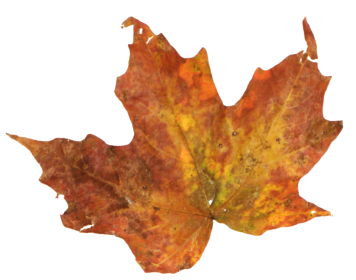
#> input picture 1_svd/figs/leaves_356x280/main/leaf001.png, 356 x 280 px, given in place of leaf000.png, which was not available
$ jupyter execute --allow-errors eigenleaf.ipynb   (shell and % lines are left out)   (text cells are left out)
#> lines starting #> are read from the running program, lines starting #| are printed output that depends on the picture; pictures that were not available may be replaced by others from this repository, and a replacement may not be noted
[cell 1]
# Necessity libraries
import numpy as np
import matplotlib.pyplot as plt
from skimage.io import imread
from copy import deepcopy

# Optional: a library for plotting with LaTeX-like
# styles nicer formatted figures
# Warning: need to have LaTeX installed
import scienceplots
plt.style.use(['science'])

[cell 2]
def load_image(fname):
    """Load an image from file and normalize RGB pixel values to [0,1].
    Input:
        fname: string, path to the image file
    Output:
        p: a 3D numpy array of shape (m,n,3) representing the RGB image
    """
#> called with fname = 'figs/leaves_534x420/main/leaf000.png'
    A = imread(fname)
#> A is the input picture: shape (280, 356, 3); mean R, G, B 223.2, 187.8, 162.6
    p = A.astype(np.float64)/255.
    return p

[cell 3]
def rgb2cmy(p):
    """Convert an RGB image to CMY color space.
    Input:
        p: a 3D numpy array of shape (m,n,3) representing an RGB image
    Output:
        s: a 3D numpy array of shape (m,n,3) representing the CMY image
    """
    s = 1 - p
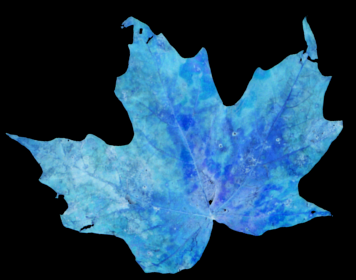
#> s: shape (280, 356, 3) float64; mean R, G, B 0.125, 0.263, 0.362
    return s

def cmy2rgb(s):
    """Convert a CMY image to RGB color space.
    Input:
        s: a 3D numpy array of shape (m,n,3) representing a CMY image
    Output:
        p: a 3D numpy array of shape (m,n,3) representing the RGB image
    """
    p = 1 - s
    return p

[cell 4]
# Select case: 0 (large), 1 (medium), 2 (small)
case = 1
# Set image dimensions and total images
(m, n) = [(712, 560), (534, 420), (356, 280)][case]
# Length of the column vectorized image
sz = m*n*3
dimstr = "%dx%d" % (m, n)
nleaf = 143

# Initialize matrices, and fill with leaf data
A = np.zeros((sz, nleaf))  # this will be our mean-subtracted data matrix (in CMY)
Sbar = np.zeros((sz))  # average leaf (in CMY)

# Loop over all leaf images
#> (the rest of this cell did not finish here and is left out)

[cell 5]
# Reshape the average leaf to (m,n,3) for plotting
# and convert back to RGB for display
Pbar = cmy2rgb(Sbar.reshape((n, m, 3)))

fig, ax = plt.subplots(figsize=(2, 2), dpi=300)
ax.imshow(Pbar)
ax.set_title('Average leaf', fontsize=9)
# Prettify
ax.axis('equal')
ax.set_xticks([])
ax.set_yticks([])
ax.set_xticklabels([])
ax.set_yticklabels([])

plt.savefig("results/eigenleaf_average_%s.pdf" % dimstr, bbox_inches='tight', transparent=True)
plt.show()

[cell 6]
# Subtract average leaf from all leaves
for i in range(nleaf):
    A[:, i] -= Sbar

# Reduced SVD
U, s, Vt = np.linalg.svd(A, full_matrices=0)
# Optional save of first 16 left singular vectors
# np.save('results/svd'+dimstr, U[:,0:16])

[cell 7]
def positive_component(u):
    """Return the positive component of a left singular vector.
    Input:
        u: column vector (left singular vector)
    Output:
        up: positive component of u
    """
    up = np.zeros_like(u) # initialize positive component
    dj = np.amax(u) # maximum value in u
    # Compute positive component
    up = u / dj
    up[up < 0.] = 0. # cap values at 0
    up[up > 1.] = 1. # cap values at 1

    return up

[cell 8]
def negative_component(u):
    """Return the negative component of a left singular vector.
    Input:
        u: column vector (left singular vector)
    Output:
        up: negative component of u
    """
    un = np.zeros_like(u) # initialize negative component
    cj = np.amin(u) # maximum value in u
    # Compute negative component
    un = u / cj
    un[un < 0.] = 0. # cap values at 0
    un[un > 1.] = 1. # cap values at 1

    return un

[cell 9]
# Number of singular vectors to plot
num_vectors = 3

fig, axes = plt.subplots(2, num_vectors, figsize=(3, 2), dpi=300)

for i in range(num_vectors):
    u = U[:, i] # left singular vector

    # Positive components
    up = positive_component(u)
    # Reshape the singular vector to (m, n, 3) for plotting
    # and convert back to RGB for display
    axes[0, i].imshow(cmy2rgb(up.reshape((n, m, 3))))

    # Negative components
    un = negative_component(u)
    # Reshape the singular vector to (m, n, 3) for plotting
    # and convert back to RGB for display
    axes[1, i].imshow(cmy2rgb(un.reshape((n, m, 3))))

# Formatting
axes[0, 0].set_ylabel('$\mathbf{u}_j^P$', fontsize=9)
axes[1, 0].set_ylabel('$\mathbf{u}_j^N$', fontsize=9)
axes[1, 0].set_xlabel('$j=1$', fontsize=9)
axes[1, 1].set_xlabel('$j=2$', fontsize=9)
axes[1, 2].set_xlabel('$j=3$', fontsize=9)

# Prettify
for ax in axes.flatten():
    ax.axis('equal')
    ax.set_xticks([])
    ax.set_yticks([])
    ax.set_xticklabels([])
    ax.set_yticklabels([])

plt.tight_layout()
# plt.savefig("results/eigenleaf_3pc_%s.pdf" % dimstr, bbox_inches='tight', transparent=True)
plt.show()
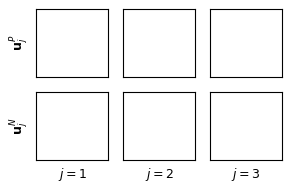
#> figure drawn by matplotlib, 6 panels

[cell 10]
def projection(T, r, Sbar, U):
    """Project image T onto rank r approximation.
    Input:
        T: input image (column vector)
        r: target rank
        Sbar: average leaf
        U: left singular vectors
    Output:
        Tr: rank r approximation of T
    """
    TminusSbar = T - Sbar
    proj_T = deepcopy(Sbar) # initialize projection column vector
    # Note: We cannot use U @ U.T @ TminusSbar directly U @ U.T is too large
    for j in range(r):
        uj = U[:, j]
        coeff = uj.T @ TminusSbar
        proj_T += coeff * uj

    return proj_T

[cell 11]
ranks = [1, 2, 4, 8, 16]
leafids = [14, 33, 87, 140]

fig, axes = plt.subplots(len(leafids), len(ranks)+1, figsize=(6, 4), dpi=300)
#> (the rest of this cell did not finish here and is left out)

#> call 2 of load_image, with fname = 'figs/leaves_534x420/main/leaf014.png'
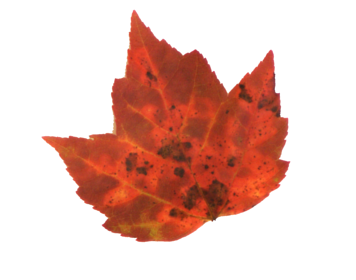
#> input picture 1_svd/figs/leaves_356x280/main/leaf002.png, 356 x 280 px, given in place of leaf014.png, which was not available
#> in load_image, A is the input picture: shape (280, 356, 3); mean R, G, B 231.2, 194.9, 186.6
    # Convert to CMY space
    s = rgb2cmy(p)
#> in rgb2cmy (call 2), `s = 1 - p`:
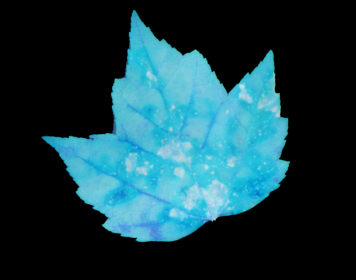
#> s: shape (280, 356, 3) float64; mean R, G, B 0.0934, 0.236, 0.268
